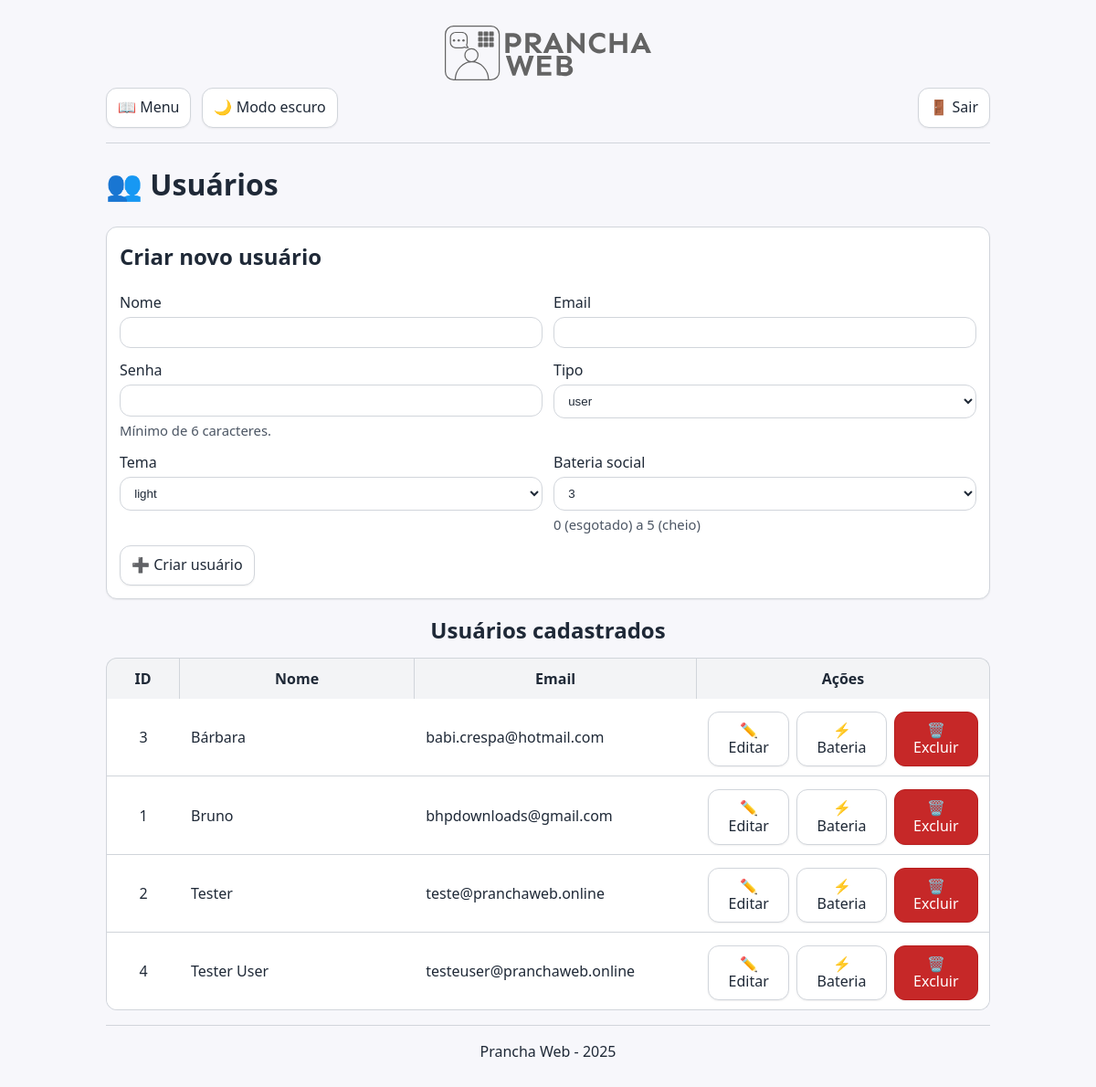
The page /pages/gerenciar_usuarios.php (signed in) on the database its author committed.
### tables this page shows
CREATE TABLE `usuarios` (
  `id` int(11) NOT NULL,
  `nome` varchar(255) NOT NULL,
  `email` varchar(255) NOT NULL,
  `senha` varchar(255) NOT NULL,
  `tipo` enum('admin','user') NOT NULL DEFAULT 'user' COMMENT 'admin=acesso total; user=restrito',
  `tema_preferido` enum('light','dark') NOT NULL DEFAULT 'light',
  `bateria_social` tinyint(3) UNSIGNED NOT NULL DEFAULT '3',
  `bateria_atualizado_em` datetime DEFAULT NULL
);

### includes/modelo_usuarios.php (called while the page is built, shortened)
<?php
function conexao(): mysqli {
    $cx = new mysqli(DB_HOST, DB_USUARIO, DB_SENHA, DB_NOME);
    $cx->set_charset('utf8mb4');
    return $cx;
}
function listarUsuariosComBateria(): array {
    $cx = conexao();
    $usuarios = [];
    $sql = "SELECT id, nome, email, tipo, tema_preferido,
                   COALESCE(bateria_social,3) AS bateria_social,
                   bateria_atualizado_em
            FROM usuarios
            ORDER BY nome";
    if ($rs = $cx->query($sql)) {
        while ($r = $rs->fetch_assoc()) { $usuarios[] = $r; }
    }
    return $usuarios;
}

### includes/controle_usuarios_admin.php (called while the page is built, shortened)
<?php
require_once __DIR__ . '/modelo_usuarios.php';
$lista_usuarios = listarUsuariosComBateria();
?>

### pages/gerenciar_usuarios.php (the view, shortened to what this page needs)
<?php
require_once '../includes/cabecalho.php';
require_once '../includes/controle_usuarios_admin.php';
?>
<link rel="stylesheet" href="../assets/css/form-usuarios.css">
<link rel="stylesheet" href="../assets/css/usuarios.css">
<h1>👥 Usuários</h1>
<section class="card" aria-labelledby="titulo-criar">
  <h2 id="titulo-criar" style="margin-top:0">Criar novo usuário</h2>
  <form method="post" action="gerenciar_usuarios.php" class="form-grid" autocomplete="off" novalidate>
    <div>
      <label for="c_nome">Nome</label>
      <input id="c_nome"  name="nome"  type="text" required autocomplete="name">
    </div>
    <div>
      <label for="c_email">Email</label>
      <input id="c_email" name="email" type="email" required autocomplete="email">
    </div>
    <div>
      <label for="c_senha">Senha</label>
      <input id="c_senha" name="senha" type="password" minlength="6" required autocomplete="new-password">
      <div class="help">Mínimo de 6 caracteres.</div>
    </div>
    <div>
      <label for="c_tipo">Tipo</label>
      <select id="c_tipo" name="tipo" required>
        <option value="user" selected>user</option>
      </select>
    </div>
    <div>
      <label for="c_tema">Tema</label>
      <select id="c_tema" name="tema_preferido">
        <option value="light" selected>light</option>
      </select>
    </div>
    <div>
      <label for="c_bat">Bateria social</label>
      <select id="c_bat" name="bateria_social">
        <?php for($i=0;$i<=5;$i++): ?>
          <option value="<?= $i ?>" <?= $i===3?'selected':'' ?>><?= $i ?></option>
        <?php endfor; ?>
      </select>
      <div class="help">0 (esgotado) a 5 (cheio)</div>
    </div>
    <div class="linha-acoes">
      <button type="submit" class="botao-acao">➕ Criar usuário</button>
    </div>
  </form>
</section>
<section class="lista-usuarios" aria-labelledby="titulo-lista">
  <h2 id="titulo-lista">Usuários cadastrados</h2>
  <div class="usuarios-head" role="row">
    <div role="columnheader">ID</div>
    <div role="columnheader">Nome</div>
    <div role="columnheader">Email</div>
    <div role="columnheader">Ações</div>
  </div>
  <div class="usuarios-rows" role="table" aria-label="Lista de usuários">
    <?php foreach ($lista_usuarios as $u): ?>
      <?php
        $uid = (int)$u['id'];
        $nome = $u['nome'] ?? '';
        $email = $u['email'] ?? '';
      ?>
      <article class="usuario-row" role="row" aria-label="Usuário <?= htmlspecialchars($nome,ENT_QUOTES,'UTF-8') ?>">
        <div class="campo" role="cell">
          <span class="valor"><?= $uid ?></span>
        </div>
        <div class="campo" role="cell">
          <span class="valor"><?= htmlspecialchars($nome,ENT_QUOTES,'UTF-8') ?></span>
        </div>
        <div class="campo" role="cell">
          <span class="valor"><?= htmlspecialchars($email,ENT_QUOTES,'UTF-8') ?></span>
        </div>
        <div class="acao" role="cell">
          <div class="acoes" role="group" aria-label="Ações para <?= htmlspecialchars($nome,ENT_QUOTES,'UTF-8') ?>">
            <a class="botao-acao" href="editar_usuario.php?id=<?= $uid ?>"
               aria-label="Editar usuário <?= htmlspecialchars($nome,ENT_QUOTES,'UTF-8') ?>">✏️ Editar</a>
            <a class="botao-acao" href="editar_usuario.php?id=<?= $uid ?>#bateria"
               aria-label="Abrir bateria social de <?= htmlspecialchars($nome,ENT_QUOTES,'UTF-8') ?>">⚡ Bateria</a>
            <form method="post" class="inline"
                  data-action="excluir-usuario"
                  data-confirm="Excluir o usuário '<?= htmlspecialchars($nome,ENT_QUOTES,'UTF-8') ?>'?">
              <button type="submit" class="botao-acao excluir"
                      aria-label="Excluir usuário <?= htmlspecialchars($nome,ENT_QUOTES,'UTF-8') ?>">🗑️ Excluir</button>
            </form>
          </div>
        </div>
      </article>
    <?php endforeach; ?>
  </div>
</section>
<?php require_once '../includes/rodape.php'; ?>

### assets/css/style.css (style rules this page uses)
:root { --bg: #f7f7fb; --card: #ffffff; --text: #1f2937; --muted: #4b5563; --border: #d1d5db; --primary: #2563eb; --primary-strong:#1d4ed8; --danger: #dc2626; --danger-strong:#b91c1c; --ring: #93c5fd; --btn-bg: #ffffff; --btn-bg-hover: #f3f4f6; --radius: 12px; --shadow-sm: 0 1px 2px rgba(0,0,0,.06); --shadow-md: 0 6px 18px rgba(37, 99, 235, .12); --shadow-focus: 0 0 0 3px var(--ring); --pict-bg: transparent; --pict-outline: transparent; }
* { box-sizing: border-box; }
html, body { height: 100%; }
body { margin: 0; font-family: system-ui, -apple-system, "Segoe UI", Roboto, Ubuntu, "Helvetica Neue", Arial, "Noto Sans", "Apple Color Emoji","Segoe UI Emoji", "Segoe UI Symbol", "Noto Color Emoji", sans-serif; background: var(--bg); color: var(--text); line-height: 1.5; transition: background .25s ease, color .25s ease; font-size: 16px; }
:where(button, input[type="submit"], input[type="button"], .botao-acao, summary.botao-acao) { appearance: none; -webkit-appearance: none; background: var(--btn-bg); color: var(--text); border: 1px solid var(--border); border-radius: var(--radius); padding: .55rem .9rem; font: inherit; line-height: 1.1; display: inline-flex; align-items: center; justify-content: center; text-align: center; gap: .5rem; cursor: pointer; text-decoration: none; box-shadow: var(--shadow-sm); transition: background-color .18s ease, border-color .18s ease, color .18s ease, transform .06s ease, box-shadow .18s ease, filter .18s ease; }
:where(button, input[type="submit"], input[type="button"], .botao-acao, summary.botao-acao):hover { background: var(--btn-bg-hover); border-color: var(--primary); box-shadow: var(--shadow-md); transform: translateY(-1px); }
:where(button, input[type="submit"], input[type="button"], .botao-acao, summary.botao-acao):active { transform: translateY(0); filter: brightness(0.98); }
:where(button, input[type="submit"], input[type="button"], .botao-acao, summary.botao-acao):focus-visible { outline: none; box-shadow: var(--shadow-md), var(--shadow-focus); border-color: var(--primary-strong); }
:where(.botao-acao.excluir) { border-color: color-mix(in srgb, var(--danger) 50%, var(--border)); color: var(--text); }
a.botao-acao { color: inherit; }
input[type="text"], input[type="email"], input[type="password"], input[type="number"], textarea, select { width: 100%; max-width: 520px; padding: .55rem .7rem; border: 1px solid var(--border); border-radius: var(--radius); background: var(--card); color: var(--text); outline: none; transition: border-color .18s ease, box-shadow .18s ease, background-color .18s ease, color .18s ease; }
.help { color: var(--muted); font-size: .925rem; margin-top: 4px; }
label { display: inline-block; margin-bottom: 4px; color: var(--text); }
.campo { margin: 10px 0; }
body[data-theme="light"] { --danger-bg: #c62828; --danger-bg-hover: #c62828; --danger-border: #b71c1c; --danger-text: #ffffff; --danger-focus: rgba(229,57,53,.40); }
.botao-acao.excluir { background: var(--danger-bg); border-color: var(--danger-border); color: var(--danger-text); }

### assets/css/wcag.css (style rules this page uses)
a.botao-acao, button, input[type="submit"], input[type="button"], summary.botao-acao, .botao-falar-tudo { min-width: 44px; min-height: 44px; padding: 10px 12px; display: inline-flex; align-items: center; justify-content: center; gap: 6px; line-height: 1.2; }
a.botao-acao { display: inline-flex; }

### assets/css/form-usuarios.css (style rules this page uses)
.card { background: var(--card); border: 1px solid var(--border); border-radius: var(--radius); padding: 14px; box-shadow: var(--shadow-sm); margin-bottom: 16px; }
.form-grid { display: grid; grid-template-columns: repeat(2, minmax(0,1fr)); gap: 12px; }
.form-grid > .linha-acoes { grid-column: 1 / -1; display: flex; gap: 8px; flex-wrap: wrap; }
.form-grid input[type="text"], .form-grid input[type="email"], .form-grid input[type="password"], .form-grid select, .form-grid textarea { width: 100%; }

### rows shown on the page
usuarios: id "3", nome "Bárbara", email "babi.crespa@hotmail.com"
usuarios: id "1", nome "Bruno", email "bhpdownloads@gmail.com"
usuarios: id "2", nome "Tester", email "teste@pranchaweb.online"
usuarios: id "4", nome "Tester User", email "testeuser@pranchaweb.online"

### other values the page prints
form field bateria_social "3"
